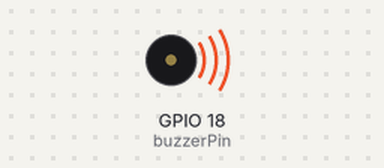
This program was run on a simulated ESP32. Shown: buzzer (waves = sounding).

Above: at 0.2 s.
At 3.5 s:
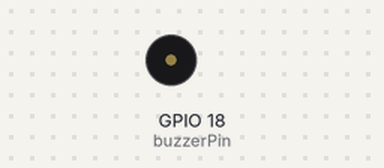
Timing chart, 0 to 4.6 s (numbered marks = the images above):
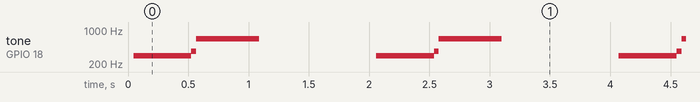

The program:

main.cpp
```cpp
/*
 * This ESP32 code is created by esp32io.com
 *
 * This ESP32 code is released in the public domain
 *
 * For more detail (instruction and wiring diagram), visit https://esp32io.com/tutorials/esp32-piezo-buzzer
 */

#include <Arduino.h>

int buzzerPin = 18;

void playTone(int frequency, int durationMs) {
  long halfPeriod = 1000000L / (2L * frequency);
  long cycles = (long)frequency * durationMs / 1000L;

  for (long i = 0; i < cycles; i++) {
    digitalWrite(buzzerPin, HIGH);
    delayMicroseconds(halfPeriod);
    digitalWrite(buzzerPin, LOW);
    delayMicroseconds(halfPeriod);
  }
}

void setup() {
  pinMode(buzzerPin, OUTPUT);
}

void loop() {
  playTone(300, 500);  // Play C5 note (523 Hz) for 500ms
  delay(10);            // Wait for 0.5 second

  playTone(659, 500); // E5 (659Hz) for 500ms
  delay(1000);        // Equivalent to noTone() + delay(1000)
}
```

Measured:
- by itself, tone on GPIO 18 (buzzerPin): repeats every 2.0 s: 363 Hz 0.04 s, 656 Hz 0.52 s, silent 0.97 s, 299 Hz 0.48 s
